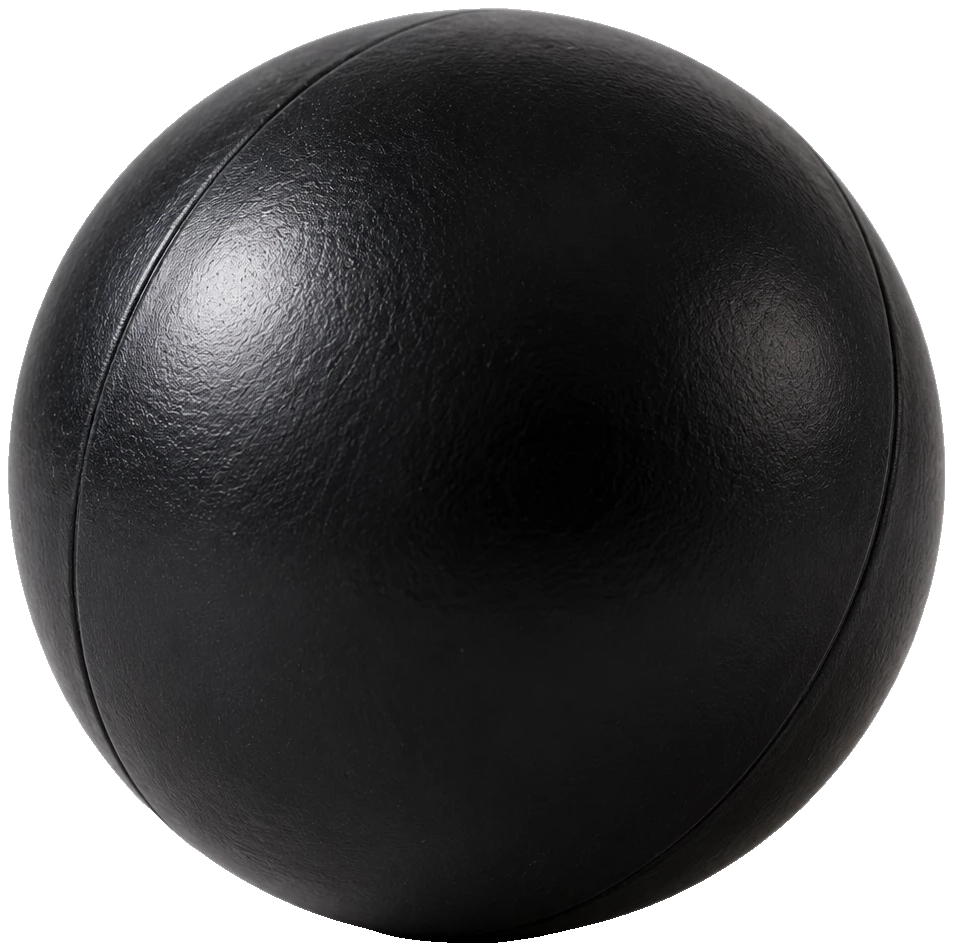
#> input picture .tmp_cutouts/Aksharamala_cutouts/black_ball.png, 953 x 951 px, given in place of flag.png, which was not available
$ python recompose_age56.py
#> lines starting #> are read from the running program, lines starting #| are printed output that depends on the picture; pictures that were not available may be replaced by others from this repository, and a replacement may not be noted
"""Recompose candidate artwork into production WebPs for the age 5-6 worlds.

    python tool/recompose_age56.py

Reads the background-removed candidates in `.tmp_cutouts/Aksharamala_cutouts/`
and writes `assets/images/age56/<name>.webp` at exactly 512 x 512 px with a
transparent canvas, the subject centred and a generous margin (the subject is
fitted inside a 448 px square, so every side keeps at least 32 px). Nothing is
stretched. The cloud and sunray pictures also lose a few pixels of rim, where
the original baked checkerboard still showed.

Images that failed review (see audit/AGE_5_6_ARTWORK_REVIEW_LEDGER.csv) are
not written. The four older, non-square pictures are only padded to 512 x 512.
"""

import os
import sys

import numpy as np
from PIL import Image
from scipy import ndimage as ndi

ROOT = os.path.dirname(os.path.dirname(os.path.abspath(__file__)))
SRC = os.path.join(ROOT, '.tmp_cutouts', 'Aksharamala_cutouts')
DST = os.path.join(ROOT, 'assets', 'images', 'age56')

SIZE = 512
FIT = 448            # subject box; margin >= 32 px on every side
MAX_KB = 95          # the visuals test requires < 100 KB

# candidate file -> production name. Rejected candidates are left out on
# purpose: wave stays as it was, how and paternal_uncle are not shipped.
ACCEPTED = {
    'flag': 'flag',
    'hen': 'chicken',
    'conch_shell': 'conch',
    'boy_face': 'head',
    'fox': 'fox',
    'tooth': 'tooth',
    'clouds': 'sky',
    'sunrays_clouds': 'ray',
    'vegetables': 'vegetables',
    'cake': 'cake',
    'sarus_crane': 'crane',
    'monkey': 'monkey',
    'milk_glass': 'milk',
    'black_ball': 'black',
    'koel': 'cuckoo',
}

# pictures whose rim still shows a baked checkerboard: trim it back
CLEAN_RIM = {'clouds': 14, 'sunrays_clouds': 14}

# older non-square pictures: pad only
PAD_ONLY = ['dog', 'fish', 'sun', 'tree']


def save_webp(im, path):
    for q in (90, 86, 82, 78, 74, 70, 64, 58):
        im.save(path, 'WEBP', quality=q, alpha_quality=100, method=6)
        if os.path.getsize(path) <= MAX_KB * 1024:
            return q
    return 0


def compose(im, rim=0):
#> called with rim = 0
    im = im.convert('RGBA')
#> im is the input picture: PIL image 953x951 RGBA; mean R, G, B, A 31, 30.7, 31.3, 192.9
    if rim:
        a = np.asarray(im)[..., 3] > 128
        a = ndi.binary_erosion(a, iterations=rim)
        soft = ndi.gaussian_filter(a.astype(np.float32), 2.0)
        arr = np.asarray(im).copy()
        arr[..., 3] = np.clip(soft * 255, 0, 255).astype(np.uint8)
        im = Image.fromarray(arr, 'RGBA')
    box = im.getchannel('A').point(lambda v: 255 if v > 8 else 0).getbbox()
#> box = (8, 8, 945, 943)
    im = im.crop(box)
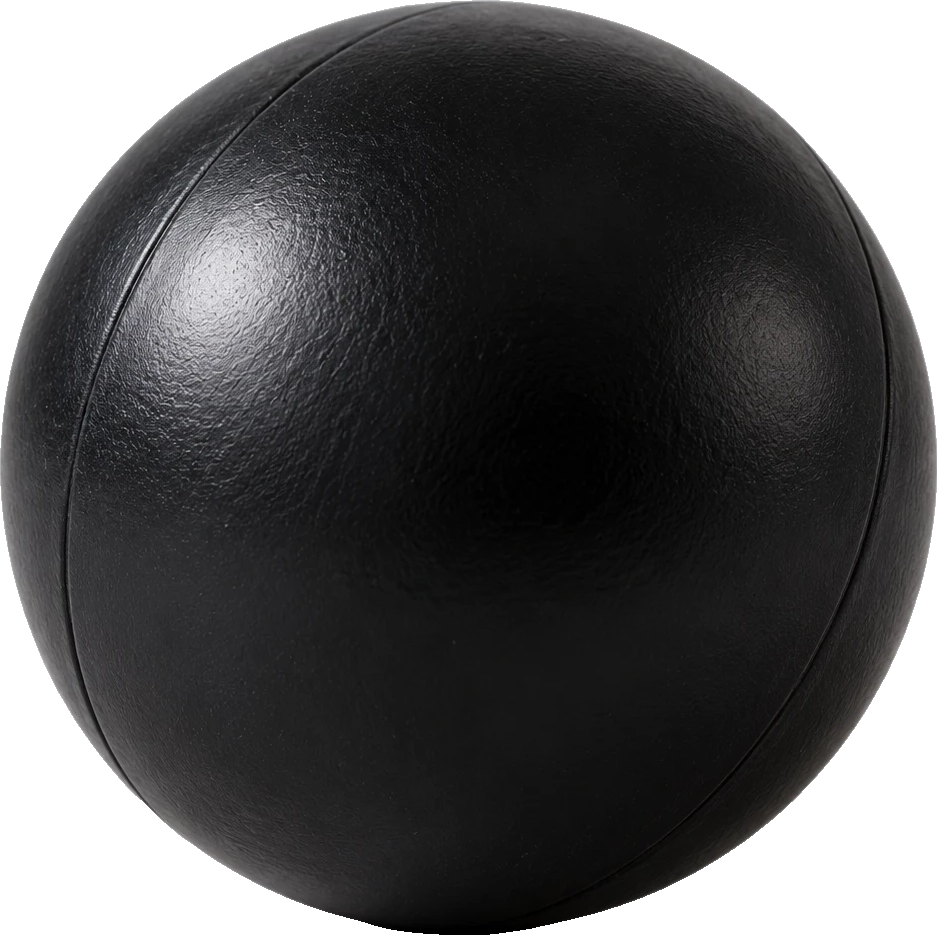
#> im: PIL image 937x935 RGBA; mean R, G, B, A 32.1, 31.8, 32.4, 199.6; transparent parts drawn white
    scale = FIT / max(im.size)
#> scale = 0.478
    im = im.resize((max(1, round(im.width * scale)), max(1, round(im.height * scale))), Image.LANCZOS)
#> im: PIL image 448x447 RGBA
    canvas = Image.new('RGBA', (SIZE, SIZE), (0, 0, 0, 0))
#> canvas: PIL image 512x512 RGBA; every value is 0
    canvas.alpha_composite(im, ((SIZE - im.width) // 2, (SIZE - im.height) // 2))
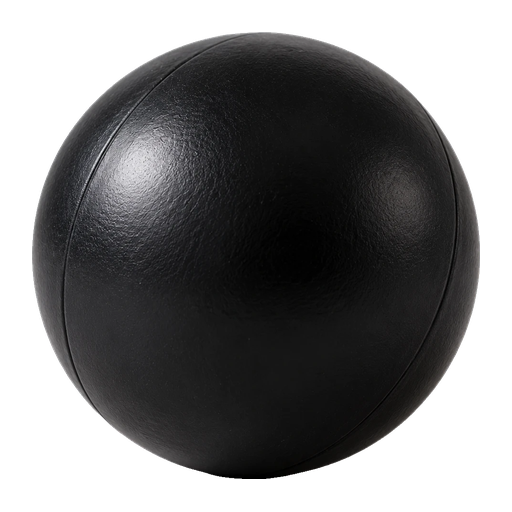
#> canvas: PIL image 512x512 RGBA; mean R, G, B, A 25.8, 25.5, 26, 152.5; transparent parts drawn white
    return canvas


def main():
    os.makedirs(DST, exist_ok=True)
    for src, name in ACCEPTED.items():
        out = os.path.join(DST, name + '.webp')
        im = compose(Image.open(os.path.join(SRC, src + '.png')), CLEAN_RIM.get(src, 0))
        q = save_webp(im, out)
#> q = 90
        print(f'{name}.webp  quality {q}  {os.path.getsize(out) // 1024} KB')
#| flag.webp  quality 90  31 KB
#> pass 2 of the loop in main, `for src, name in ACCEPTED.items():`:
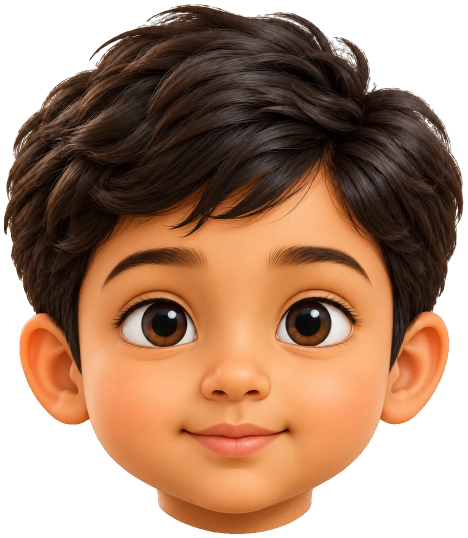
#> input picture .tmp_cutouts/Aksharamala_cutouts/boy_face.png, 935 x 1076 px, given in place of hen.png, which was not available (shown at 1/2 size)
#> in compose, im is the input picture: PIL image 935x1076 RGBA; mean R, G, B, A 100.1, 65.6, 43.2, 184.4
#> box = (8, 8, 927, 1068)
#> in compose (call 2), `im = im.resize((max(1, round(im.width * scale)), max(1, round(im.heigh..`:
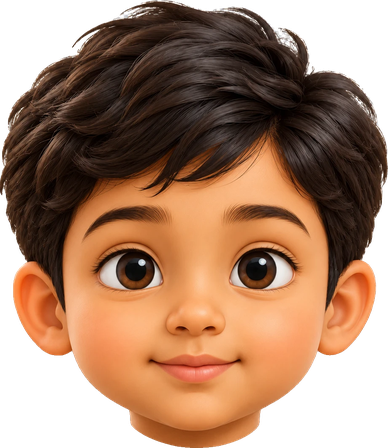
#> im: PIL image 388x448 RGBA; mean R, G, B, A 105.9, 69.9, 46.5, 190.4; transparent parts drawn white
#> in compose (call 2), `canvas.alpha_composite(im, ((SIZE - im.width) // 2, (SIZE - im.height)..`:
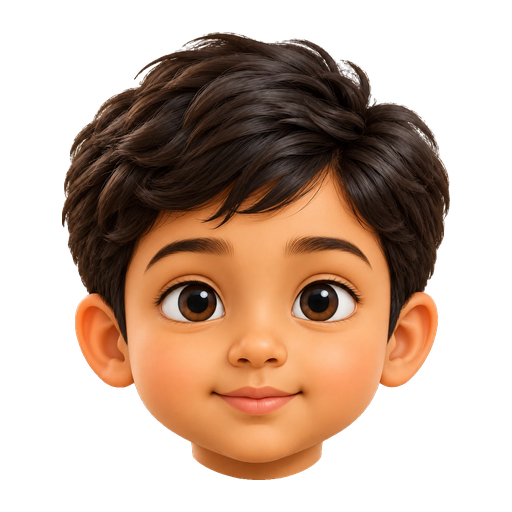
#> canvas: PIL image 512x512 RGBA; mean R, G, B, A 70.2, 46.3, 30.8, 126.3; transparent parts drawn white
#| chicken.webp  quality 90  39 KB
    for name in PAD_ONLY:
        path = os.path.join(DST, name + '.webp')
        im = Image.open(path).convert('RGBA')
        if im.size == (SIZE, SIZE):
            continue
        canvas = Image.new('RGBA', (SIZE, SIZE), (0, 0, 0, 0))
        canvas.alpha_composite(im, ((SIZE - im.width) // 2, (SIZE - im.height) // 2))
        q = save_webp(canvas, path)
        print(f'{name}.webp  padded to 512x512  {os.path.getsize(path) // 1024} KB')


if __name__ == '__main__':
#> (the run stopped early here; a loop or call above may not have finished)
